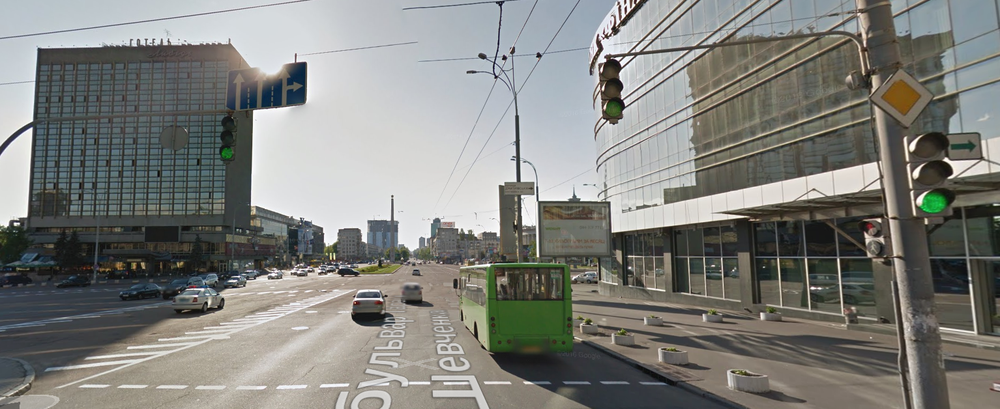
//> input picture tsr/testG1.png, 1000 x 409 px, shrunk from 1534 x 628 before the run
$ ./detect_all_contours testG1.png   (built with g++ and OpenCV 4)
//> lines starting //> are read from the running program, lines starting //| are printed output that depends on the picture
#include <iostream>
#include <opencv2/core/core.hpp>
#include <opencv2/highgui/highgui.hpp>
#include <opencv2/imgproc/imgproc.hpp>

void detect_sign(cv::Mat img_rgb);
void find_all_triangles(cv::Mat&, const std::vector<std::vector<cv::Point>>&);

int thresh = 100;
int max_thresh = 255;

int main(int argc, char** argv)
{
    cv::Mat img_rgb  = cv::imread(argv[1]);
//> img_rgb is the input picture: 409 rows x 1000 cols, CV_8UC3; mean B, G, R 125.3, 129.6, 128.8

    detect_sign(img_rgb);

    cv::waitKey(0);
}

void detect_sign(cv::Mat img_rgb)
{
    std::vector<std::vector<cv::Point> > contours;
    std::vector<cv::Vec4i> hierarchy;

    cv::Mat img_gray;
    cv::cvtColor(img_rgb,img_gray, CV_RGB2GRAY);
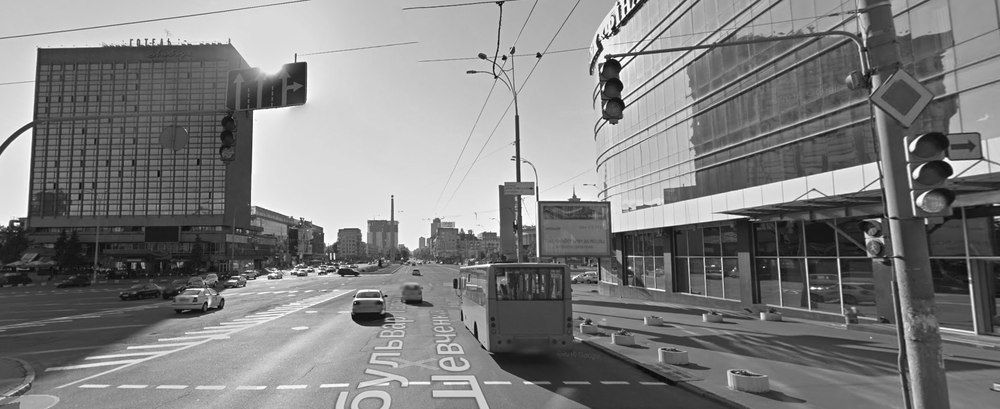
//> img_gray: 409 rows x 1000 cols, CV_8UC1; min 3, max 255, mean 128.2

    cv::Mat canny_output;
    cv::Canny( img_gray, canny_output, thresh, thresh*2, 3 );
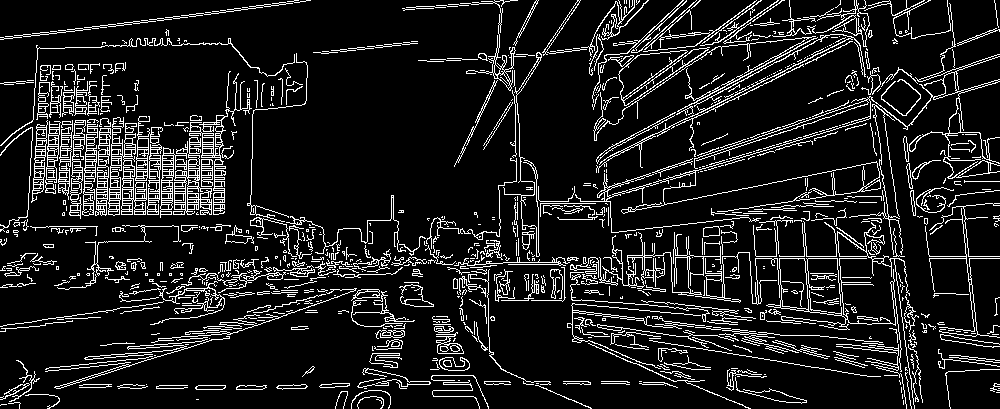
//> canny_output: 409 rows x 1000 cols, CV_8UC1; 11.7% white in thin lines or dots

//> (the run ends here: the program needs code that is not available in this run, at `cv::i`)

$ run again, on tsr/testG3.png
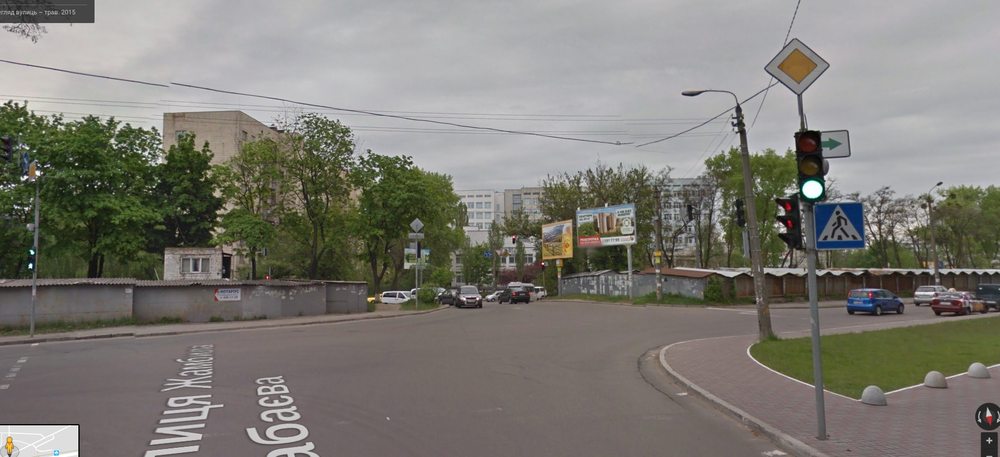
//> input picture tsr/testG3.png, 1000 x 457 px, shrunk from 1735 x 793 before the run
//> img_rgb is the input picture: 457 rows x 1000 cols, CV_8UC3; mean B, G, R 116.3, 123.2, 125.5
//> in detect_sign, `cv::cvtColor(img_rgb,img_gray, CV_RGB2GRAY);`:
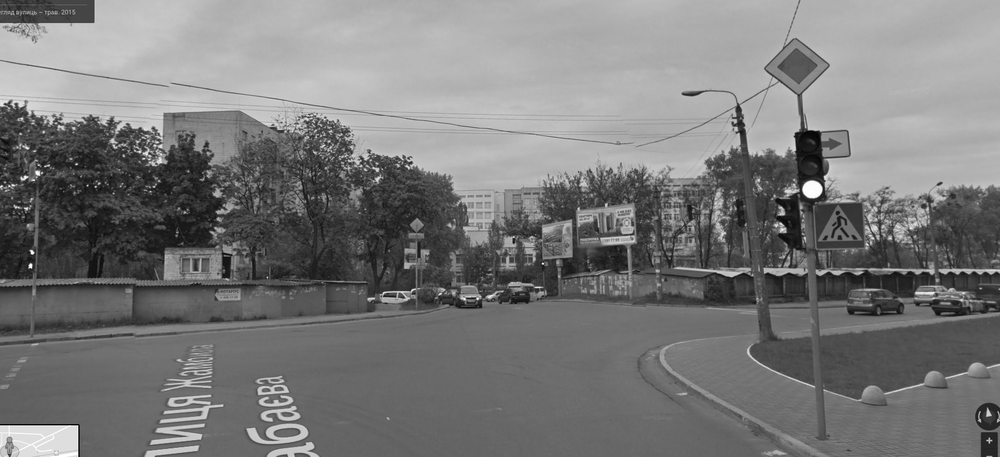
//> img_gray: 457 rows x 1000 cols, CV_8UC1; min 0, max 255, mean 121.4
//> in detect_sign, `cv::Canny( img_gray, canny_output, thresh, thresh*2, 3 );`:
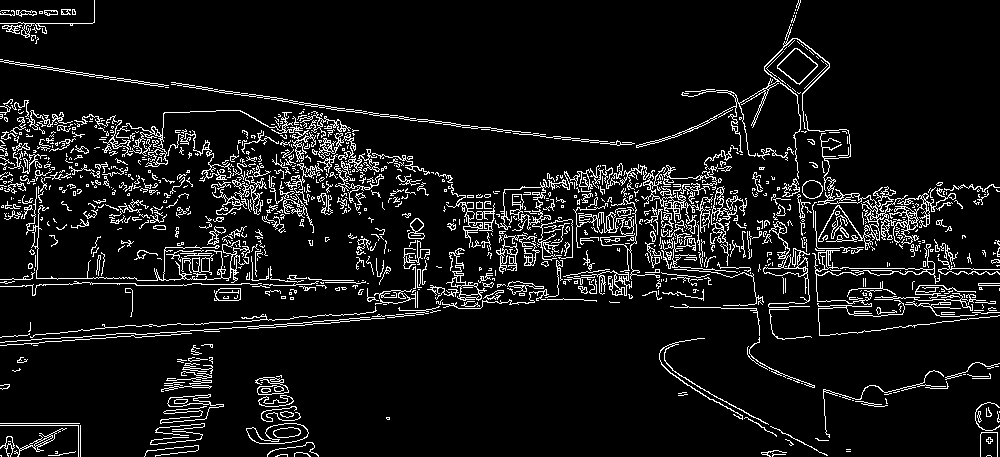
//> canny_output: 457 rows x 1000 cols, CV_8UC1; 8.3% white in thin lines or dots

$ run again, on tsr/screen.png
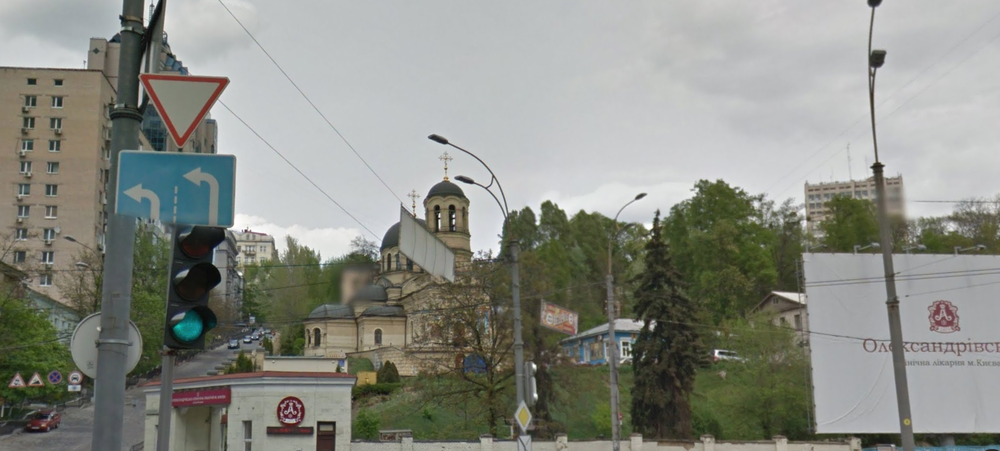
//> input picture tsr/screen.png, 1000 x 451 px, shrunk from 1537 x 693 before the run
//> img_rgb is the input picture: 451 rows x 1000 cols, CV_8UC3; mean B, G, R 131.3, 139, 136.9
//> in detect_sign, `cv::cvtColor(img_rgb,img_gray, CV_RGB2GRAY);`:
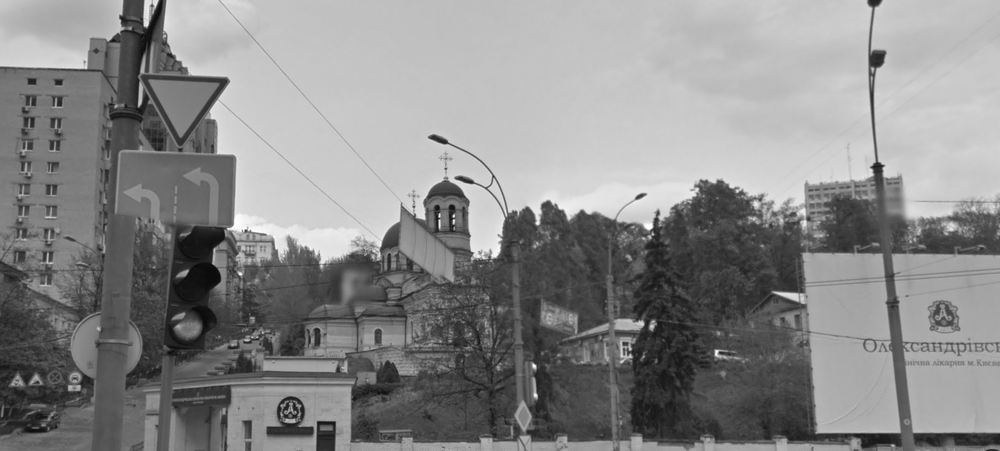
//> img_gray: 451 rows x 1000 cols, CV_8UC1; min 7, max 255, mean 136.4
//> in detect_sign, `cv::Canny( img_gray, canny_output, thresh, thresh*2, 3 );`:
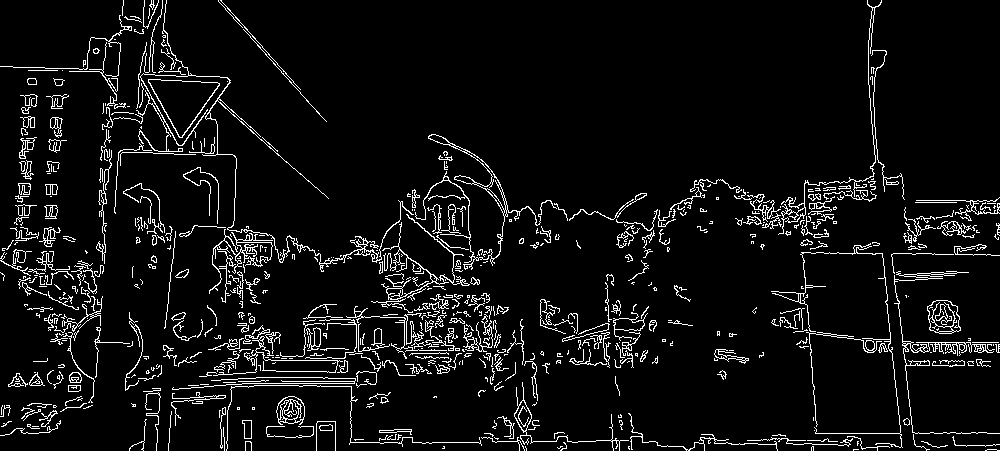
//> canny_output: 451 rows x 1000 cols, CV_8UC1; 6.4% white in thin lines or dots
